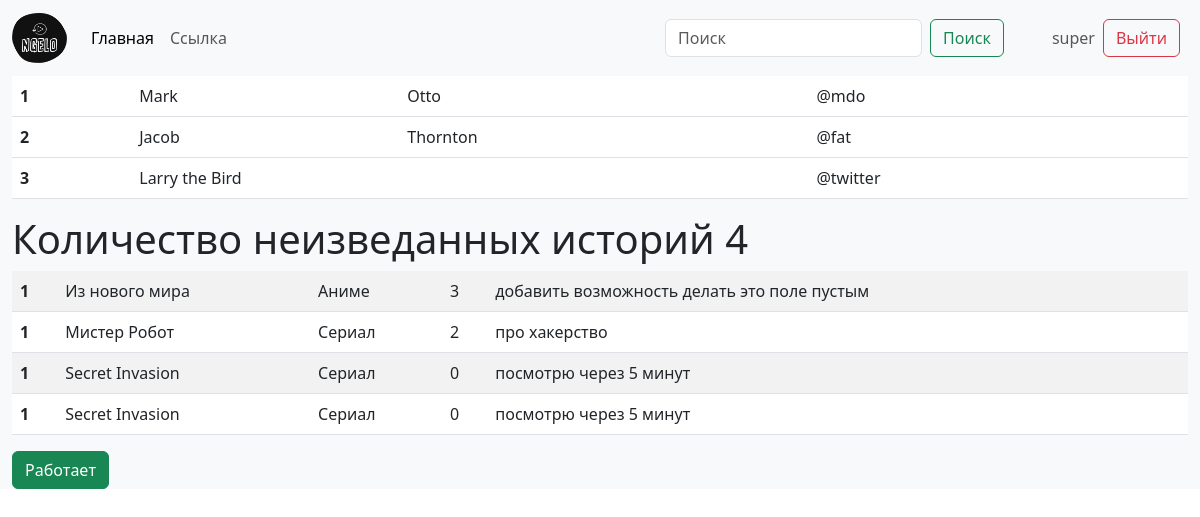
The app's page / (signed in) with its own data.
### lists/models.py (models this page shows, shortened)
class Entry(models.Model):
    title = models.CharField(max_length=100, verbose_name='Название')
    medium_type = models.CharField(max_length=10, verbose_name='Вид медиа') #тип медиа: фильм сериал аниме книга другое
    priority = models.IntegerField(default=0, verbose_name='Приоритет')
    description = models.CharField(max_length=500, verbose_name='Описание')

### website/views.py (the view)
# urls.py: path('', welcome, name='welcome'),
def welcome(request):
    return render(request, 'website/welcome.html',
                  {"my_list": Entry.objects.all(),
                  "count_entries": Entry.objects.count()})

### website/templates/website/welcome.html (shortened to what this page needs)
{% extends "layout.html" %}
{% block body %}
<table class="table">
  <tbody>
    <tr>
      <th scope="row">1</th>
      <td>Mark</td>
      <td>Otto</td>
      <td>@mdo</td>
    </tr>
    <tr>
      <th scope="row">2</th>
      <td>Jacob</td>
      <td>Thornton</td>
      <td>@fat</td>
    </tr>
    <tr>
      <th scope="row">3</th>
      <td colspan="2">Larry the Bird</td>
      <td>@twitter</td>
    </tr>
  </tbody>
</table>
    <h1>Количество неизведанных историй {{count_entries}}</h1>
    <table  class="table table-striped table-hover">
        {% for entry in my_list %}
        <tr>
            <th scope="row">1</th>
            <td>{{entry.title}}</td>
            <td>{{entry.medium_type}}</td>
            <td>{{entry.priority}}</td>
            <td>{{entry.description}}</td>
        </tr>
        {% endfor %}
    </table>
    <a href="#" class="btn btn-success">Работает</a>
{% endblock %}

### website/templates/top_menu.html (shortened to what this page needs)
{% load static %}
<nav class="navbar navbar-expand-lg bg-body-tertiary">
  <div class="container-fluid">
    <a class="navbar-brand" href="#">
      <img src="{% static 'website/ngelo.png' %}" alt="Ngel0" width="55" height="50">
    </a>
    <div class="collapse navbar-collapse" id="navbarSupportedContent">
      <div class="navbar-nav me-auto mb-2 mb-lg-0">
          <a class="nav-link active" aria-current="page" href="#">Главная</a>
          <a class="nav-link" href="#">Ссылка</a>
      </div>
      <form class="d-flex" role="search">
        <input class="form-control me-2" type="search" placeholder="Поиск" aria-label="Поиск">
        <button class="btn btn-outline-success me-5" type="submit">Поиск</button>
      </form>
      {% if user.is_authenticated %}
        <span class="navbar-text">{{ user.username }}</span>
        <a class="btn btn-outline-danger mx-2" href="{% url 'logout' %}?next=/">Выйти</a>
      {% else %}
        <a class="btn btn-outline-info me-2" href="{% url 'signup' %}">Зарегистрироваться</a>
        <a class="btn btn-outline-success me-2" href="{% url 'login' %}">Войти</a>
      {% endif %}
    </div>
  </div>
</nav>

### records on screen
Entry: title "Из нового мира", medium_type "Аниме", priority "3", description "добавить возможность делать это поле пустым"
Entry: title "Мистер Робот", medium_type "Сериал", priority "2", description "про хакерство"
Entry: title "Secret Invasion", medium_type "Сериал", priority "0", description "посмотрю через 5 минут"
Entry: title "Secret Invasion", medium_type "Сериал", priority "0", description "посмотрю через 5 минут"

### other values on screen
{{ user.username }} "super"
{{ count_entries }} "4"
